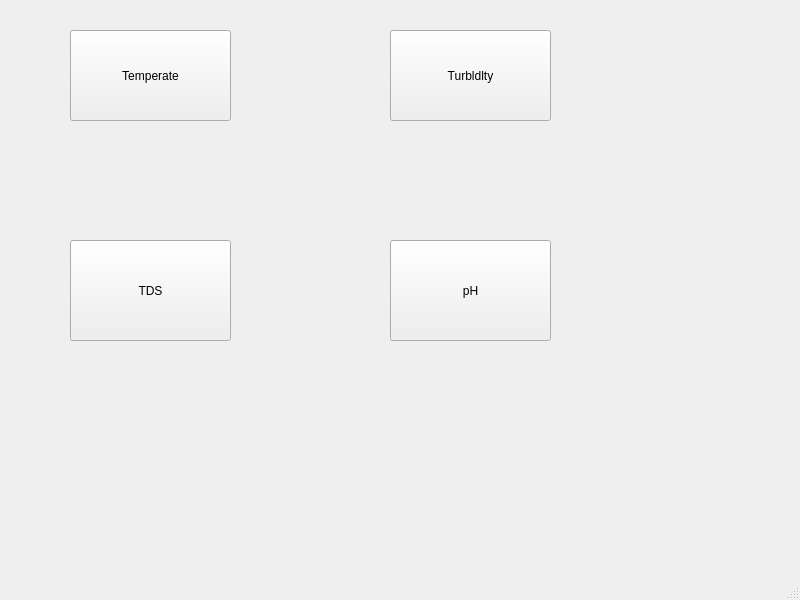
<?xml version="1.0" encoding="UTF-8"?>
<ui version="4.0">
 <class>MainWindow</class>
 <widget class="QMainWindow" name="MainWindow">
  <property name="geometry">
   <rect>
    <x>0</x>
    <y>0</y>
    <width>800</width>
    <height>600</height>
   </rect>
  </property>
  <property name="windowTitle">
   <string>MainWindow</string>
  </property>
  <widget class="QWidget" name="centralwidget">
   <widget class="QStackedWidget" name="stackedWidget">
    <property name="geometry">
     <rect>
      <x>10</x>
      <y>0</y>
      <width>791</width>
      <height>561</height>
     </rect>
    </property>
    <property name="currentIndex">
     <number>0</number>
    </property>
    <widget class="QWidget" name="mainpage">
     <widget class="QPushButton" name="pushButtonTemp">
      <property name="geometry">
       <rect>
        <x>60</x>
        <y>30</y>
        <width>161</width>
        <height>91</height>
       </rect>
      </property>
      <property name="text">
       <string>Temperate</string>
      </property>
     </widget>
     <widget class="QPushButton" name="pushButton">
      <property name="geometry">
       <rect>
        <x>380</x>
        <y>30</y>
        <width>161</width>
        <height>91</height>
       </rect>
      </property>
      <property name="text">
       <string>Turbldlty</string>
      </property>
     </widget>
     <widget class="QPushButton" name="pushButtonpH">
      <property name="geometry">
       <rect>
        <x>380</x>
        <y>240</y>
        <width>161</width>
        <height>101</height>
       </rect>
      </property>
      <property name="text">
       <string>pH</string>
      </property>
     </widget>
     <widget class="QPushButton" name="clickButtonTDS">
      <property name="geometry">
       <rect>
        <x>60</x>
        <y>240</y>
        <width>161</width>
        <height>101</height>
       </rect>
      </property>
      <property name="text">
       <string>TDS</string>
      </property>
     </widget>
     <widget class="QLabel" name="labelTemp2">
      <property name="geometry">
       <rect>
        <x>100</x>
        <y>140</y>
        <width>91</width>
        <height>31</height>
       </rect>
      </property>
      <property name="text">
       <string/>
      </property>
     </widget>
     <widget class="QLabel" name="labelTur2">
      <property name="geometry">
       <rect>
        <x>420</x>
        <y>140</y>
        <width>76</width>
        <height>19</height>
       </rect>
      </property>
      <property name="text">
       <string/>
      </property>
     </widget>
     <widget class="QLabel" name="labelTDS2">
      <property name="geometry">
       <rect>
        <x>90</x>
        <y>350</y>
        <width>111</width>
        <height>31</height>
       </rect>
      </property>
      <property name="text">
       <string/>
      </property>
     </widget>
     <widget class="QLabel" name="labelpH2">
      <property name="geometry">
       <rect>
        <x>430</x>
        <y>360</y>
        <width>76</width>
        <height>19</height>
       </rect>
      </property>
      <property name="text">
       <string/>
      </property>
     </widget>
    </widget>
    <widget class="QWidget" name="pHPage">
     <widget class="QLabel" name="label_3">
      <property name="geometry">
       <rect>
        <x>360</x>
        <y>30</y>
        <width>31</width>
        <height>41</height>
       </rect>
      </property>
      <property name="text">
       <string>pH</string>
      </property>
      <property name="textFormat">
       <enum>Qt::PlainText</enum>
      </property>
      <property name="scaledContents">
       <bool>true</bool>
      </property>
     </widget>
     <widget class="QWidget" name="chartWidgetpH" native="true">
      <property name="geometry">
       <rect>
        <x>60</x>
        <y>80</y>
        <width>661</width>
        <height>451</height>
       </rect>
      </property>
     </widget>
     <widget class="QPushButton" name="closeButtonpH">
      <property name="geometry">
       <rect>
        <x>680</x>
        <y>0</y>
        <width>91</width>
        <height>41</height>
       </rect>
      </property>
      <property name="text">
       <string>Close</string>
      </property>
     </widget>
     <widget class="QLabel" name="label_5">
      <property name="geometry">
       <rect>
        <x>250</x>
        <y>0</y>
        <width>81</width>
        <height>71</height>
       </rect>
      </property>
      <property name="text">
       <string/>
      </property>
      <property name="pixmap">
       <pixmap resource="image.qrc">:/image/pH.png</pixmap>
      </property>
      <property name="scaledContents">
       <bool>true</bool>
      </property>
     </widget>
     <widget class="QLabel" name="labelpH">
      <property name="geometry">
       <rect>
        <x>400</x>
        <y>30</y>
        <width>81</width>
        <height>41</height>
       </rect>
      </property>
      <property name="text">
       <string/>
      </property>
     </widget>
    </widget>
    <widget class="QWidget" name="TurPage">
     <widget class="QLabel" name="label_2">
      <property name="geometry">
       <rect>
        <x>360</x>
        <y>40</y>
        <width>91</width>
        <height>71</height>
       </rect>
      </property>
      <property name="text">
       <string>Turbldlty</string>
      </property>
     </widget>
     <widget class="QWidget" name="chartWidgettur" native="true">
      <property name="geometry">
       <rect>
        <x>40</x>
        <y>100</y>
        <width>681</width>
        <height>431</height>
       </rect>
      </property>
     </widget>
     <widget class="QPushButton" name="closeButtonTur">
      <property name="geometry">
       <rect>
        <x>689</x>
        <y>16</y>
        <width>81</width>
        <height>31</height>
       </rect>
      </property>
      <property name="text">
       <string>Close</string>
      </property>
     </widget>
     <widget class="QLabel" name="label_6">
      <property name="geometry">
       <rect>
        <x>240</x>
        <y>30</y>
        <width>81</width>
        <height>71</height>
       </rect>
      </property>
      <property name="text">
       <string/>
      </property>
      <property name="pixmap">
       <pixmap resource="image.qrc">:/image/tur.png</pixmap>
      </property>
      <property name="scaledContents">
       <bool>true</bool>
      </property>
     </widget>
     <widget class="QLabel" name="labelTur">
      <property name="geometry">
       <rect>
        <x>440</x>
        <y>40</y>
        <width>91</width>
        <height>51</height>
       </rect>
      </property>
      <property name="text">
       <string/>
      </property>
     </widget>
    </widget>
    <widget class="QWidget" name="TempPage">
     <widget class="QLabel" name="label">
      <property name="geometry">
       <rect>
        <x>340</x>
        <y>40</y>
        <width>111</width>
        <height>51</height>
       </rect>
      </property>
      <property name="text">
       <string>Temperature</string>
      </property>
     </widget>
     <widget class="QWidget" name="chartWidgettem" native="true">
      <property name="geometry">
       <rect>
        <x>50</x>
        <y>90</y>
        <width>701</width>
        <height>431</height>
       </rect>
      </property>
     </widget>
     <widget class="QPushButton" name="closeButtonTemp">
      <property name="geometry">
       <rect>
        <x>690</x>
        <y>10</y>
        <width>61</width>
        <height>27</height>
       </rect>
      </property>
      <property name="text">
       <string>Close</string>
      </property>
     </widget>
     <widget class="QLabel" name="label_8">
      <property name="geometry">
       <rect>
        <x>230</x>
        <y>10</y>
        <width>91</width>
        <height>71</height>
       </rect>
      </property>
      <property name="text">
       <string/>
      </property>
      <property name="pixmap">
       <pixmap resource="image.qrc">:/image/tem.png</pixmap>
      </property>
      <property name="scaledContents">
       <bool>true</bool>
      </property>
     </widget>
     <widget class="QLabel" name="labelTemp">
      <property name="geometry">
       <rect>
        <x>470</x>
        <y>40</y>
        <width>101</width>
        <height>41</height>
       </rect>
      </property>
      <property name="text">
       <string/>
      </property>
     </widget>
    </widget>
    <widget class="QWidget" name="TDSPage">
     <widget class="QLabel" name="label_4">
      <property name="geometry">
       <rect>
        <x>390</x>
        <y>60</y>
        <width>41</width>
        <height>41</height>
       </rect>
      </property>
      <property name="text">
       <string>TDS</string>
      </property>
     </widget>
     <widget class="QPushButton" name="closeButtonTDS">
      <property name="geometry">
       <rect>
        <x>680</x>
        <y>20</y>
        <width>61</width>
        <height>41</height>
       </rect>
      </property>
      <property name="text">
       <string>Close</string>
      </property>
     </widget>
     <widget class="QWidget" name="chartWidgetTDS" native="true">
      <property name="geometry">
       <rect>
        <x>80</x>
        <y>100</y>
        <width>651</width>
        <height>421</height>
       </rect>
      </property>
     </widget>
     <widget class="QLabel" name="label_7">
      <property name="geometry">
       <rect>
        <x>280</x>
        <y>30</y>
        <width>101</width>
        <height>71</height>
       </rect>
      </property>
      <property name="text">
       <string/>
      </property>
      <property name="pixmap">
       <pixmap resource="image.qrc">:/image/tds.jpg</pixmap>
      </property>
      <property name="scaledContents">
       <bool>true</bool>
      </property>
     </widget>
     <widget class="QLabel" name="labelTDS">
      <property name="geometry">
       <rect>
        <x>430</x>
        <y>50</y>
        <width>101</width>
        <height>51</height>
       </rect>
      </property>
      <property name="text">
       <string/>
      </property>
     </widget>
    </widget>
   </widget>
  </widget>
  <widget class="QMenuBar" name="menubar">
   <property name="geometry">
    <rect>
     <x>0</x>
     <y>0</y>
     <width>800</width>
     <height>24</height>
    </rect>
   </property>
  </widget>
  <widget class="QStatusBar" name="statusbar"/>
 </widget>
 <resources>
  <include location="image.qrc"/>
 </resources>
 <connections/>
</ui>
